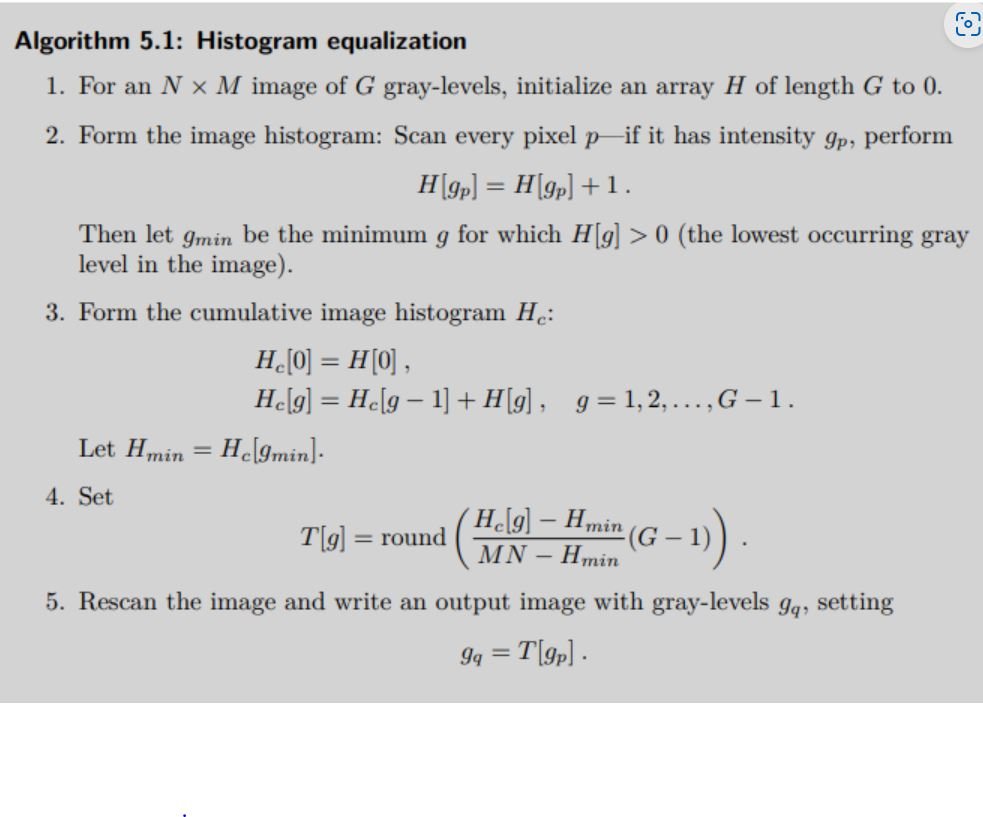
#> input picture 2022.11.14/histequal.JPG, 983 x 817 px
$ jupyter execute hist_equal.ipynb
#> lines starting #> are read from the running program, lines starting #| are printed output that depends on the picture
[cell 1]
# Histogram equalization

# https://jstar0525.tistory.com/7

# 누적합 구하고 min으로 펴준다.

[cell 2]
from PIL import Image
import cv2
import numpy as np
import matplotlib.pyplot as plt

[cell 3]
hist_equal = Image.open('./histequal.JPG')
#> hist_equal is the input picture: PIL image 983x817 RGB; mean R, G, B 211.3, 211.3, 211.3
plt.figure(figsize=(10,8))
plt.imshow(hist_equal)
plt.show()

[cell 4]
hist_equal1 = cv2.imread('./histequal.JPG')

cv2.imshow('hist_equal1', hist_equal1)
cv2.waitKey(0)
cv2.destroyAllWindows()

[cell 5]
img1 = cv2.imread('./rose.JPG', cv2.IMREAD_COLOR)
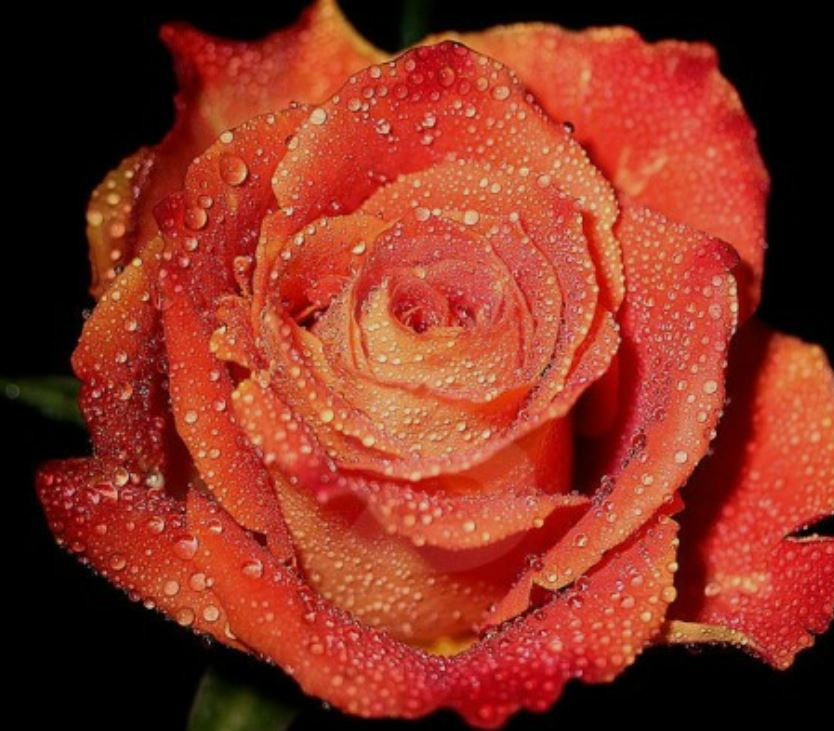
#> input picture 2022.11.14/rose.JPG, 834 x 731 px
#> img1 is the input picture: shape (731, 834, 3); mean B, G, R 34.7, 50.6, 138.1
img1 = cv2.cvtColor(img1, cv2.COLOR_BGR2RGB)
plt.imshow(img1)
plt.show()

[cell 6]
img1 = cv2.imread('./rose.JPG', cv2.IMREAD_COLOR)
img1 = cv2.cvtColor(img1, cv2.COLOR_BGR2GRAY)
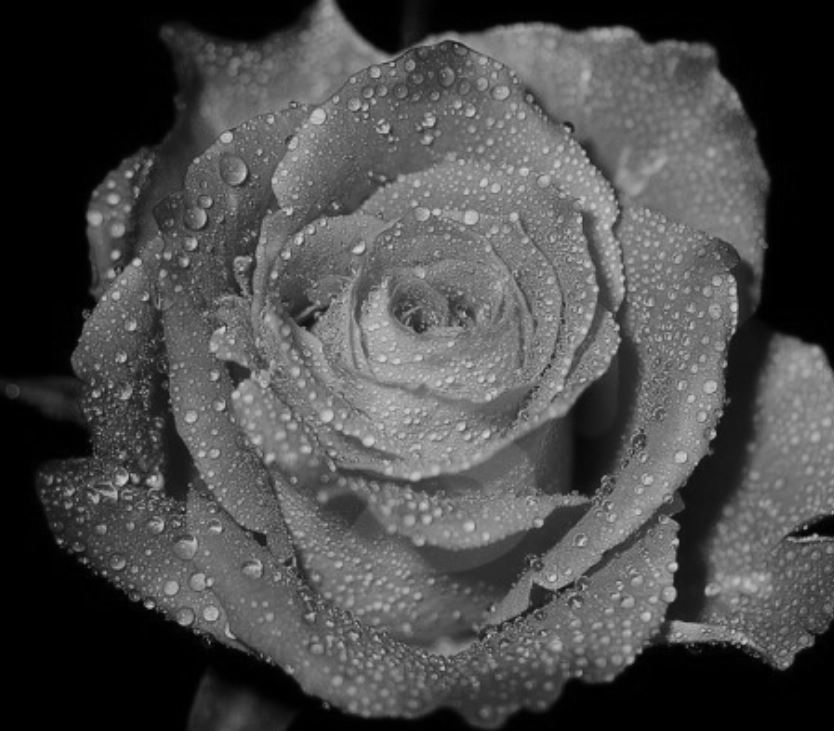
#> img1: shape (731, 834); min 0, max 216, mean 75
plt.imshow(img1, cmap='gray')
plt.show()

[cell 7]
img1.shape
#> Out = (731, 834)

[cell 8]
def histogram_equalization(img):

    (N, M) = img.shape
#> N = 731; M = 834
    G = 256 # gray Levels
    H = np.zeros(G) # initialize an array Histogram

    for g in img.ravel():
        H[g] += 1        # 인덱스에 포함
#> after the loop, H = 256 values, max 114076 at index 0, min 0 at index 215, mean 2381.5
    g_min = np.min(np.nonzero(H))  # nonzero인 것 중 min 값
#> g_min = 0


    H_c = np.zeros_like(H) # cumulative image histogram (누적합)
#> H_c = 256 values from 0 to 0
    H_c[0] = H[0]
    for g in range(1, G):
        H_c[g] = H_c[g-1] + H[g]
#> after the loop, H_c = 256 values from 114076 to 609654
    H_min = H_c[g_min]      # 누적합 갯수
#> H_min = 114076


    T = np.round( (H_c - H_min) / (M*N - H_min) * (G-1) ) # 원하는 값
#> T = 256 values from 0 to 255

    result = np.zeros_like(img)
    for n in range(N):
        for m in range(M):
            result[n, m] = T[img[n, m]]
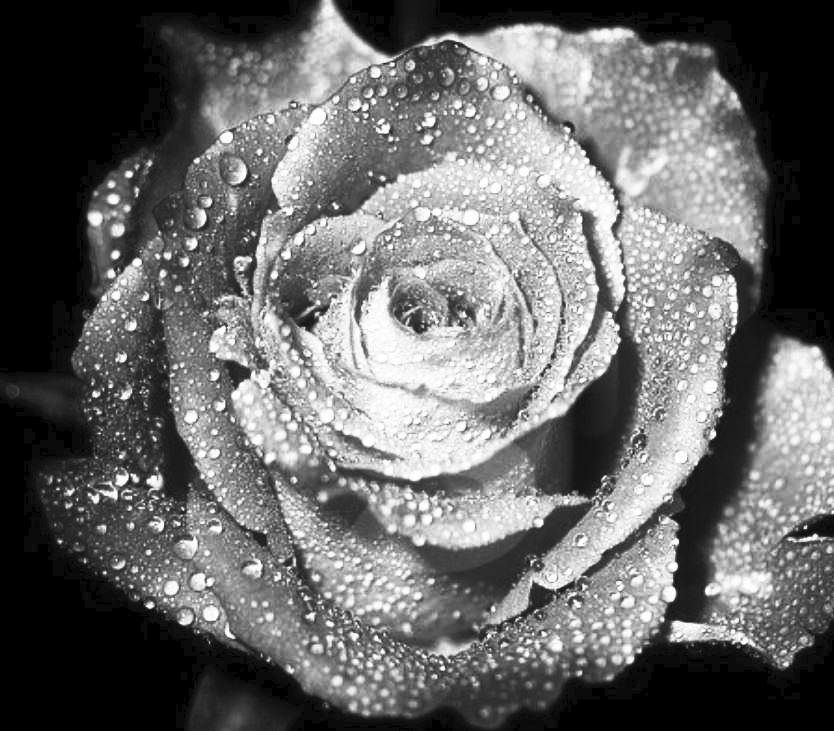
#> result: shape (731, 834); min 0, max 255, mean 104.5

    return result, T

[cell 9]
result, T = histogram_equalization(img1)
#> T = 256 values from 0 to 255

[cell 10]
plt.imshow(result, cmap='gray')
plt.show()

[cell 11]
plt.plot(T)
plt.show()
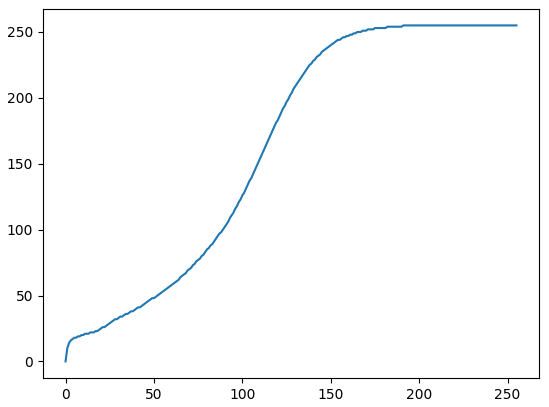
#> figure drawn by matplotlib, 1 panel; curve peaks at x = 191, y = 255

[cell 12]
img1 = cv2.imread('./rose.JPG', cv2.IMREAD_COLOR)
plt.hist(img1.ravel(), 256, [0,256]);
plt.show()
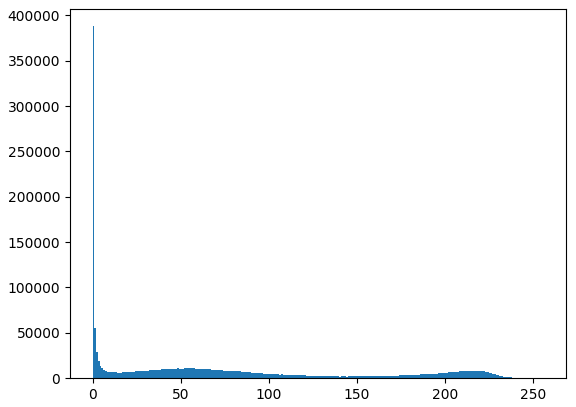
#> figure drawn by matplotlib, 1 panel; tallest bar 387998 high, from x = 0 to 1

[cell 13]
fig, ax1 = plt.subplots()
ax1.hist(img1.ravel(), 256, [0,256], color='green')
ax2 = ax1.twinx()
ax2.plot(T, color='deeppink')

plt.show()
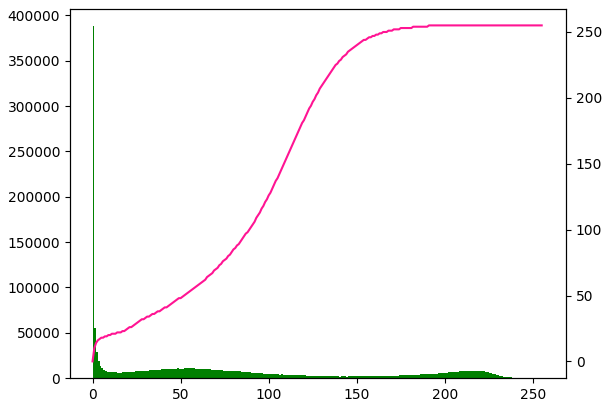
#> figure drawn by matplotlib, 2 panels; panel 1: tallest bar 387998 high, from x = 0 to 1; panel 2: curve peaks at x = 191, y = 255

[cell 14]
# https://opencv-python.readthedocs.io/en/latest/doc/20.imageHistogramEqualization/imageHistogramEqualization.html

[cell 15]
import cv2
import numpy as np
import matplotlib.pyplot as plt

img = cv2.imread('./rose.JPG')

img = cv2.cvtColor(img, cv2.COLOR_BGR2GRAY)

hist, bins = np.histogram(img.flatten(), 256, [0,256])
#> hist has the same summary as H in histogram_equalization; bins = 257 values from 0 to 256

cdf = hist.cumsum()
#> cdf = 256 values from 114076 to 609654

cdf_m = np.ma.masked_equal(cdf,0)

#History Equalization 공식
cdf_m = (cdf_m - cdf_m.min())*255/(cdf_m.max()-cdf_m.min())

# Mask처리를 했던 부분을 다시 0으로 변환
cdf = np.ma.filled(cdf_m,0).astype('uint8')
#> cdf = 256 values from 0 to 255

img2 = cdf[img]
plt.subplot(121),plt.imshow(img, cmap='gray'),plt.title('Original')
plt.subplot(122),plt.imshow(img2, cmap='gray'),plt.title('Equalization')
plt.show()

[cell 16]
plt.plot(cdf_m)
plt.show()
#> figure, not shown here; curve peaks at x = 216, y = 255
